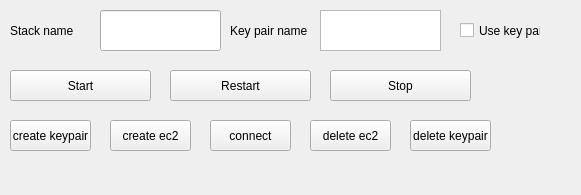
<?xml version="1.0" encoding="UTF-8"?>
<ui version="4.0">
 <class>Form</class>
 <widget class="QWidget" name="Form">
  <property name="geometry">
   <rect>
    <x>0</x>
    <y>0</y>
    <width>581</width>
    <height>195</height>
   </rect>
  </property>
  <property name="sizePolicy">
   <sizepolicy hsizetype="Fixed" vsizetype="Fixed">
    <horstretch>0</horstretch>
    <verstretch>0</verstretch>
   </sizepolicy>
  </property>
  <property name="windowTitle">
   <string>Form</string>
  </property>
  <widget class="QPushButton" name="pbStart">
   <property name="geometry">
    <rect>
     <x>10</x>
     <y>70</y>
     <width>141</width>
     <height>31</height>
    </rect>
   </property>
   <property name="text">
    <string>Start</string>
   </property>
  </widget>
  <widget class="QLineEdit" name="leStackName">
   <property name="geometry">
    <rect>
     <x>100</x>
     <y>10</y>
     <width>121</width>
     <height>41</height>
    </rect>
   </property>
  </widget>
  <widget class="QLabel" name="lStackName">
   <property name="geometry">
    <rect>
     <x>10</x>
     <y>10</y>
     <width>81</width>
     <height>41</height>
    </rect>
   </property>
   <property name="text">
    <string>Stack name</string>
   </property>
  </widget>
  <widget class="QPushButton" name="pbKeyPairCreate">
   <property name="geometry">
    <rect>
     <x>10</x>
     <y>120</y>
     <width>81</width>
     <height>31</height>
    </rect>
   </property>
   <property name="text">
    <string>create keypair</string>
   </property>
  </widget>
  <widget class="QPushButton" name="pbCloudFormationCreate">
   <property name="geometry">
    <rect>
     <x>110</x>
     <y>120</y>
     <width>81</width>
     <height>31</height>
    </rect>
   </property>
   <property name="text">
    <string>create ec2</string>
   </property>
  </widget>
  <widget class="QPushButton" name="pbCloudFormationDelete">
   <property name="geometry">
    <rect>
     <x>310</x>
     <y>120</y>
     <width>81</width>
     <height>31</height>
    </rect>
   </property>
   <property name="text">
    <string>delete ec2</string>
   </property>
  </widget>
  <widget class="QPushButton" name="pbConnect">
   <property name="geometry">
    <rect>
     <x>210</x>
     <y>120</y>
     <width>81</width>
     <height>31</height>
    </rect>
   </property>
   <property name="text">
    <string>connect</string>
   </property>
  </widget>
  <widget class="QPushButton" name="pbKeyPairDelete">
   <property name="geometry">
    <rect>
     <x>410</x>
     <y>120</y>
     <width>81</width>
     <height>31</height>
    </rect>
   </property>
   <property name="text">
    <string>delete keypair</string>
   </property>
  </widget>
  <widget class="QPushButton" name="pbRestart">
   <property name="geometry">
    <rect>
     <x>170</x>
     <y>70</y>
     <width>141</width>
     <height>31</height>
    </rect>
   </property>
   <property name="text">
    <string>Restart</string>
   </property>
  </widget>
  <widget class="QPushButton" name="pbStop">
   <property name="geometry">
    <rect>
     <x>330</x>
     <y>70</y>
     <width>141</width>
     <height>31</height>
    </rect>
   </property>
   <property name="text">
    <string>Stop</string>
   </property>
  </widget>
  <widget class="QLabel" name="label">
   <property name="geometry">
    <rect>
     <x>230</x>
     <y>10</y>
     <width>81</width>
     <height>41</height>
    </rect>
   </property>
   <property name="text">
    <string>Key pair name</string>
   </property>
  </widget>
  <widget class="QTextEdit" name="leKeyPairName">
   <property name="geometry">
    <rect>
     <x>320</x>
     <y>10</y>
     <width>121</width>
     <height>41</height>
    </rect>
   </property>
  </widget>
  <widget class="QCheckBox" name="cbKeyPairUse">
   <property name="geometry">
    <rect>
     <x>460</x>
     <y>10</y>
     <width>81</width>
     <height>41</height>
    </rect>
   </property>
   <property name="text">
    <string>Use key pair</string>
   </property>
  </widget>
 </widget>
 <resources/>
 <connections/>
</ui>
